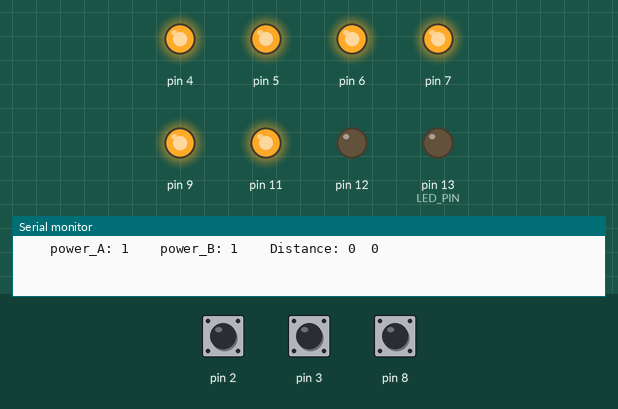
Bench run of a sketch on a simulated Arduino Uno, built with avr-gcc and run on an emulated ATmega328P. On the bench: output pins drawn as LEDs (lit = HIGH), the last lines printed to the serial monitor. Inputs (shaded band) come from the test bench; at power-on: pin 2 HIGH, pin 3 HIGH, pin 8 HIGH.

Above: at 0.15 s.
At 8.2 s:
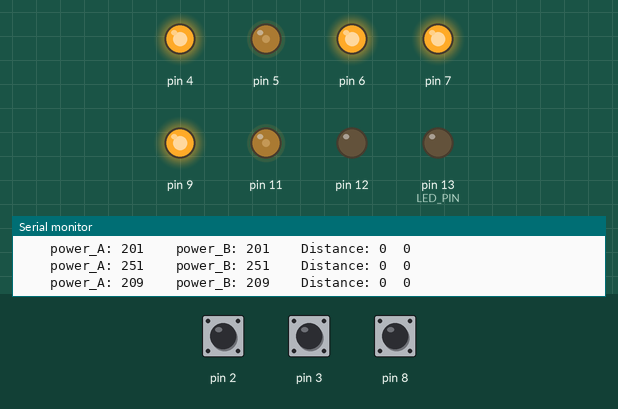
8.3 s: pin 2 pulled LOW for 0.15 s
At 9.77 s:
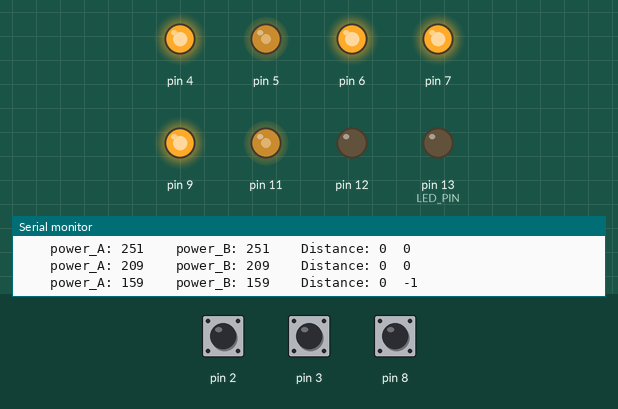
Timing chart, 0 to 29.1 s (numbered marks = the images above; inputs shaded):
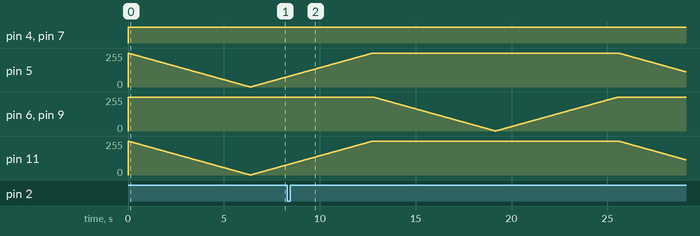

The sketch:

PWM_ALFS_TECH.ino
```cpp
#include <AlfsTechHbridge.h>

#define LED_PIN 13

AlfsTechHbridge motors;

volatile long vrDist = 0;
volatile long vlDist = 0;

void setup()
{
  Serial.begin(115200);
  pinMode(LED_PIN, OUTPUT);

  // uncomment one or both of the following lines if your motors' directions need to be flipped
  //motors.flipLeftMotor(true);
  //motors.flipRightMotor(true);

  motors.init();

  attachInterrupt(0, rencoder, FALLING);
  attachInterrupt(1, lencoder, FALLING);
}

int power_A = 0;
int power_B = 0;
boolean dir = true;
unsigned int counter=0;

void loop()
{

  if(dir)
  {
    power_A++;
    power_B++;
  }
  else
  {
    power_A--;
    power_B--;
  }

  if(power_A > 254 || power_A < -254)
  {
    dir = !dir;
  }


  if (counter % 50 == 0)  // print data at 1Hz... (50 loop runs)
  {
      Serial.print("    power_A: "); Serial.print(power_A);
      Serial.print("    power_B: "); Serial.print(power_B);
      Serial.print("    Distance: "); Serial.print(vlDist); Serial.print("  "); Serial.println(vrDist);
  }

  motors.setLeftSpeed(power_A);     // left
  motors.setRightSpeed(power_B);    // right

  delay(25);

  counter++;
}

// encoders are on interrupts:
void rencoder()
{
  if (digitalRead(motors.ENCODER_B_B) == LOW)
    vrDist ++;
  else
    vrDist --;
}

void lencoder()
{
  if (digitalRead(motors.ENCODER_B_A) == HIGH)
    vlDist ++;
  else
    vlDist --;
}
```

Measured:
- by itself, pin 5, pin 11: rises from 76/255 to 255/255 in 4.5 s, then falls to 114/255 in 16.3 s
